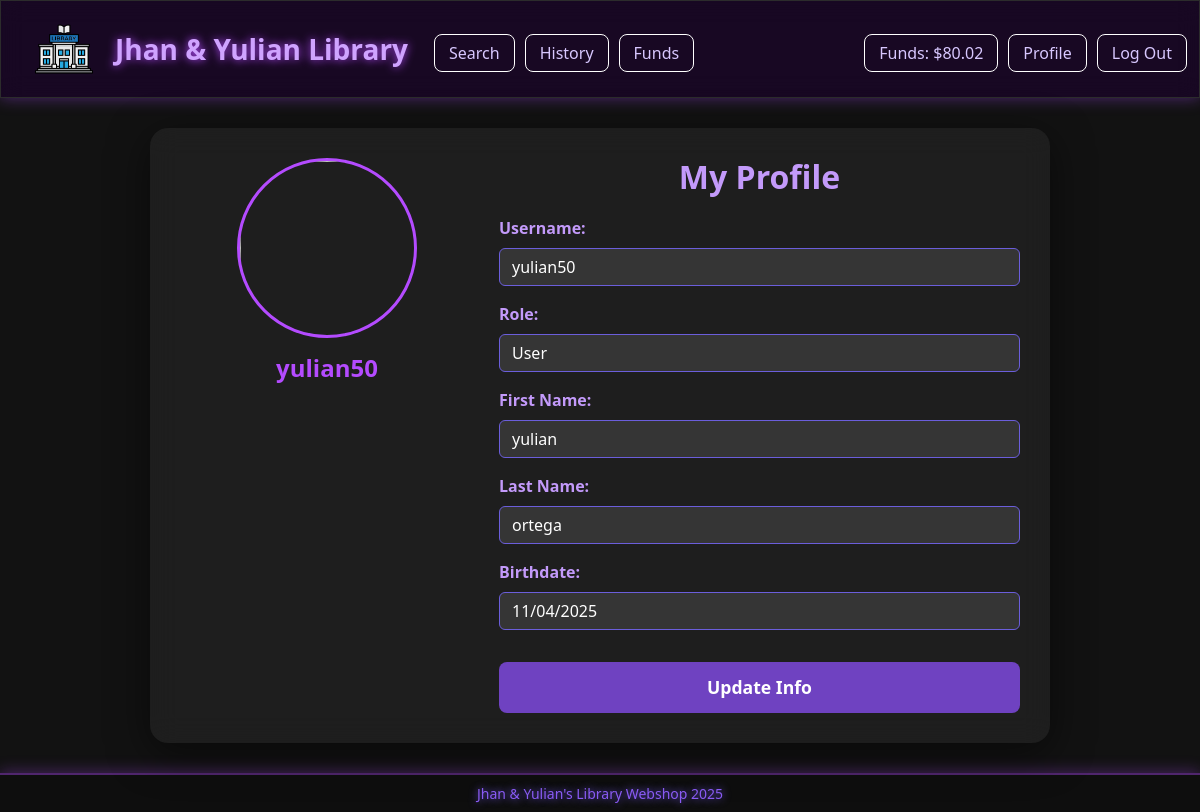
The app's page /profile (signed in), older data.
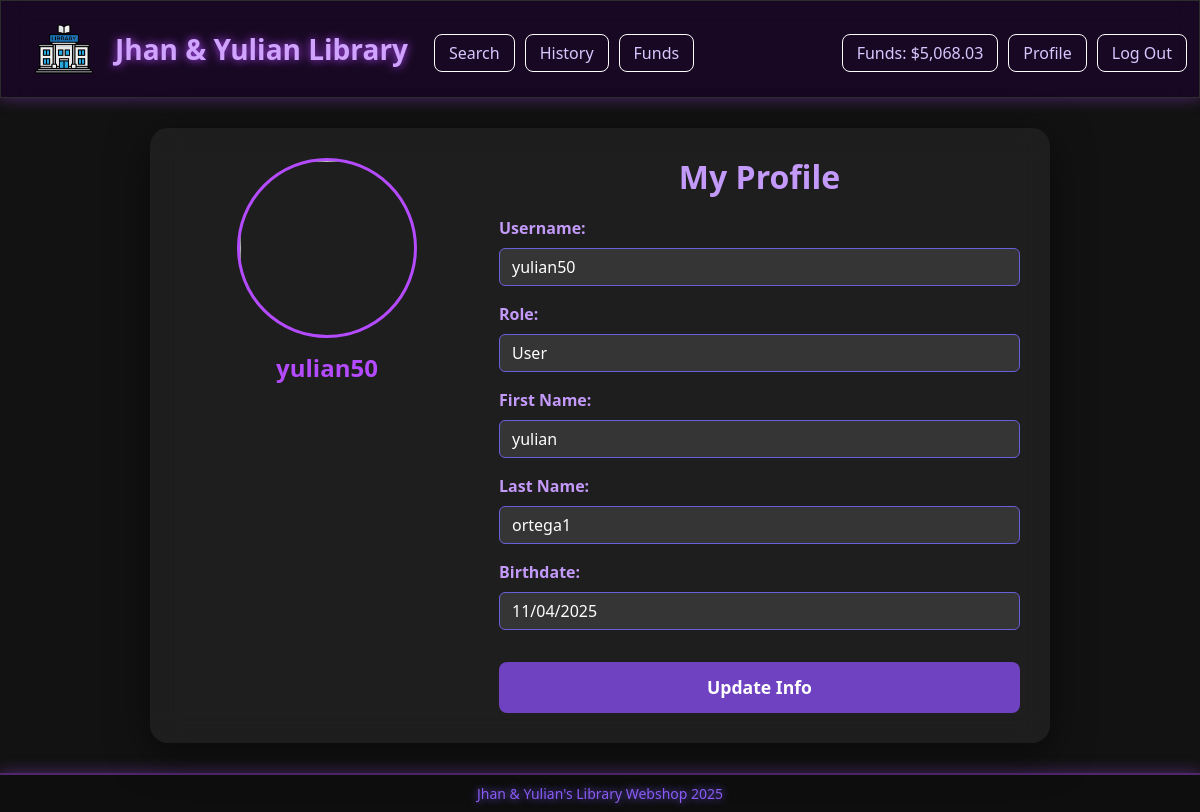
The same page, newer data.
### tables this page shows
CREATE TABLE users (
    id INTEGER PRIMARY KEY AUTOINCREMENT NOT NULL,
    username VARCHAR(30) NOT NULL UNIQUE,
    first_name VARCHAR(30) NOT NULL,
    last_name VARCHAR(30) NOT NULL,
    birth_date DATE,
    password_hash TEXT NOT NULL,
    funds NUMERIC NOT NULL DEFAULT 100.00
);

### app.py (the view, shortened to what this page needs)
@app.route("/profile", methods=["GET", "POST"])
@login_required
def profile():
    id = session["user_id"]
    user = db.execute("SELECT * FROM users WHERE id = ?", id)[0]
    role_name = db.execute("""SELECT role_name FROM roles
                                WHERE id IN (
                                    SELECT role_id FROM user_roles
                                    WHERE user_id = ?)""", id)[0]["role_name"]
    return render_template("profile.html", user=user, role_name=role_name, funds=get_funds(id))

### app.py (called while the page is built)
@app.after_request
def after_request(response):
    response.headers["Cache-Control"] = "no-cache, no-store, must-revalidate"
    response.headers["Expires"] = 0
    response.headers["Pragma"] = "no-cache"
    return response

def get_funds(id):
    return db.execute("SELECT funds FROM users WHERE id = ?", id)[0]["funds"]

### helpers.py (called while the page is built)
def login_required(f):
    @wraps(f)
    def decorated_function(*args, **kwargs):
        user_role = session.get("role_id")
        if session.get("user_id") is None or user_role is None:
            return redirect("/login")
        return f(*args, **kwargs)
    return decorated_function

def usd(value):
    return f"${value:,.2f}"

### templates/profile.html (shortened to what this page needs)
{% extends "layout.html" %}
{% block main %}
<div class="profile-wrapper">
    <div class="profile-card">
        <div class="profile-image-container">
            <div class="text-center">
                <img src="https://cdn-icons-png.flaticon.com/512/149/149071.png" class="profile-image">
                <h4 class="mt-3" style="color: #b44bff; font-weight: 600;">
                    {{ user.username }}
                </h4>
            </div>
        </div>
        <div class="profile-info">
            <h2 class="profile-title">My Profile</h2>
            <form action="/profile" method="post" id="profile-form">
                <div class="mb-3">
                    <label class="form-label">Username:</label>
                    <input class="form-control" value="{{ user.username }}" disabled>
                </div>
                <div class="mb-3">
                    <label class="form-label">Role:</label>
                    <input class="form-control" value="{{ role_name }}" disabled>
                </div>
                <div class="mb-3">
                    <label class="form-label">First Name:</label>
                    <input class="form-control editable-field" id="first_name" name="first_name"
                        value="{{ user.first_name }}" disabled>
                </div>
                <div class="mb-3">
                    <label class="form-label">Last Name:</label>
                    <input class="form-control editable-field" id="last_name" name="last_name"
                        value="{{ user.last_name }}" disabled>
                </div>
                <div class="mb-3">
                    <label class="form-label">Birthdate:</label>
                    <input class="form-control editable-field" id="birth_date" name="birth_date"
                        value="{{ user.birth_date }}" type="date" disabled>
                </div>
                <button id="btn-edit" class="btn btn-primary mt-3" type="button">Update Info</button>
            </form>
        </div>
    </div>
</div>
{% endblock %}

### templates/layout.html (shortened to what this page needs)
<!DOCTYPE html>
<html lang="en">
<head>
    <link href="https://cdn.jsdelivr.net/npm/bootstrap@5.3.3/dist/css/bootstrap.min.css" rel="stylesheet">
    <link href="https://cdn.jsdelivr.net/npm/bootstrap-icons@1.11.1/font/bootstrap-icons.css" rel="stylesheet">
    <link href="/static/styles.css" rel="stylesheet">
</head>
<body class="d-flex flex-column min-vh-100">
    <nav class="border navbar navbar-expand-md navbar-dark">
        <div class="container-fluid">
            <a href="/" class="navbar-brand d-flex align-items-center ms-3">
                <img src="../static/library.png" alt="Bookstore Logo" style="height: 70px;">
                <span class="ms-3 fs-3 fw-semibold">Jhan & Yulian Library</span>
            </a>
            <div class="collapse navbar-collapse" id="navbar">
                {% if session.get("user_id") %}
                <ul class="navbar-nav me-auto mt-2">
                    <li class="nav-item"><a class="nav-link" href="/search">Search</a></li>
                    <li class="nav-item"><a class="nav-link" href="/history">History</a></li>
                    <li class="nav-item"><a class="nav-link" href="/funds">Funds</a></li>
                </ul>
                <ul class="navbar-nav ms-auto mt-2">
                    {% if funds is defined %}
                    <li class="nav-item">
                        <span class="nav-link">Funds: {{ funds | usd }}</span>
                    </li>
                    {% endif %}
                    <li class="nav-item"><a class="nav-link" href="/profile">Profile</a></li>
                    <li class="nav-item"><a class="nav-link" href="/logout">Log Out</a></li>
                </ul>
                {% else %}
                <ul class="navbar-nav ms-auto mt-2">
                    <li class="nav-item"><a class="nav-link" href="/register">Register</a></li>
                    <li class="nav-item"><a class="nav-link" href="/login">Log In</a></li>
                </ul>
                {% endif %}
            </div>
        </div>
    </nav>
    <main class="flex-fill">
        {% block main %}{% endblock %}
    </main>
    <footer class="text-center py-2 mt-auto">
        Jhan & Yulian's Library Webshop 2025
    </footer>
</body>
</html>

Row changes from the older to the newer data that the page shows:
changed users "yulian50": funds "$80.02" → "$5,068.03"; last_name "ortega" → "ortega1"
